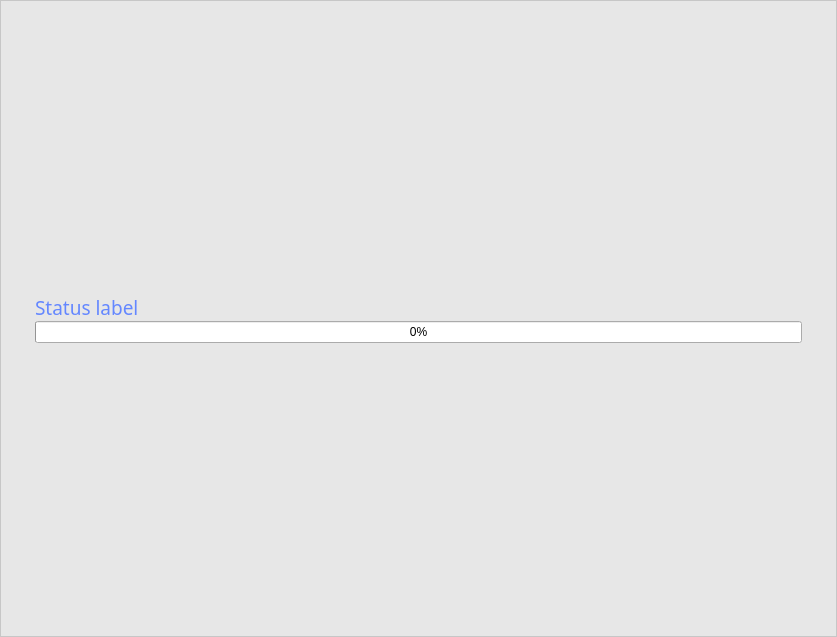
<?xml version="1.0" encoding="UTF-8"?>
<ui version="4.0">
 <class>LoginProgress</class>
 <widget class="QWidget" name="LoginProgress">
  <property name="geometry">
   <rect>
    <x>0</x>
    <y>0</y>
    <width>837</width>
    <height>637</height>
   </rect>
  </property>
  <property name="windowTitle">
   <string>Form</string>
  </property>
  <property name="styleSheet">
   <string>QWidget#LoginProgress {
	background-color: rgba(255, 255, 255, 0);
}

QFrame#MainFrame {
	padding: 25px;
	background-color: rgba(195, 195, 195, 100);
}

QLabel#statusLabel {
	color: rgb(100, 135, 255);
}</string>
  </property>
  <layout class="QVBoxLayout" name="verticalLayout">
   <property name="spacing">
    <number>0</number>
   </property>
   <property name="margin">
    <number>0</number>
   </property>
   <item>
    <widget class="QFrame" name="MainFrame">
     <property name="frameShape">
      <enum>QFrame::StyledPanel</enum>
     </property>
     <property name="frameShadow">
      <enum>QFrame::Raised</enum>
     </property>
     <layout class="QVBoxLayout" name="verticalLayout_2" stretch="0,0,0">
      <item>
       <spacer name="verticalSpacer_2">
        <property name="orientation">
         <enum>Qt::Vertical</enum>
        </property>
        <property name="sizeHint" stdset="0">
         <size>
          <width>20</width>
          <height>40</height>
         </size>
        </property>
       </spacer>
      </item>
      <item>
       <layout class="QVBoxLayout" name="verticalLayout_3">
        <property name="spacing">
         <number>0</number>
        </property>
        <item>
         <widget class="QLabel" name="statusLabel">
          <property name="font">
           <font>
            <family>Estrangelo Edessa</family>
            <pointsize>14</pointsize>
           </font>
          </property>
          <property name="styleSheet">
           <string/>
          </property>
          <property name="text">
           <string>Status label</string>
          </property>
          <property name="indent">
           <number>0</number>
          </property>
         </widget>
        </item>
        <item>
         <widget class="QProgressBar" name="progressBar">
          <property name="value">
           <number>0</number>
          </property>
          <property name="textVisible">
           <bool>true</bool>
          </property>
         </widget>
        </item>
       </layout>
      </item>
      <item>
       <spacer name="verticalSpacer">
        <property name="orientation">
         <enum>Qt::Vertical</enum>
        </property>
        <property name="sizeHint" stdset="0">
         <size>
          <width>20</width>
          <height>40</height>
         </size>
        </property>
       </spacer>
      </item>
     </layout>
    </widget>
   </item>
  </layout>
 </widget>
 <resources/>
 <connections/>
</ui>
